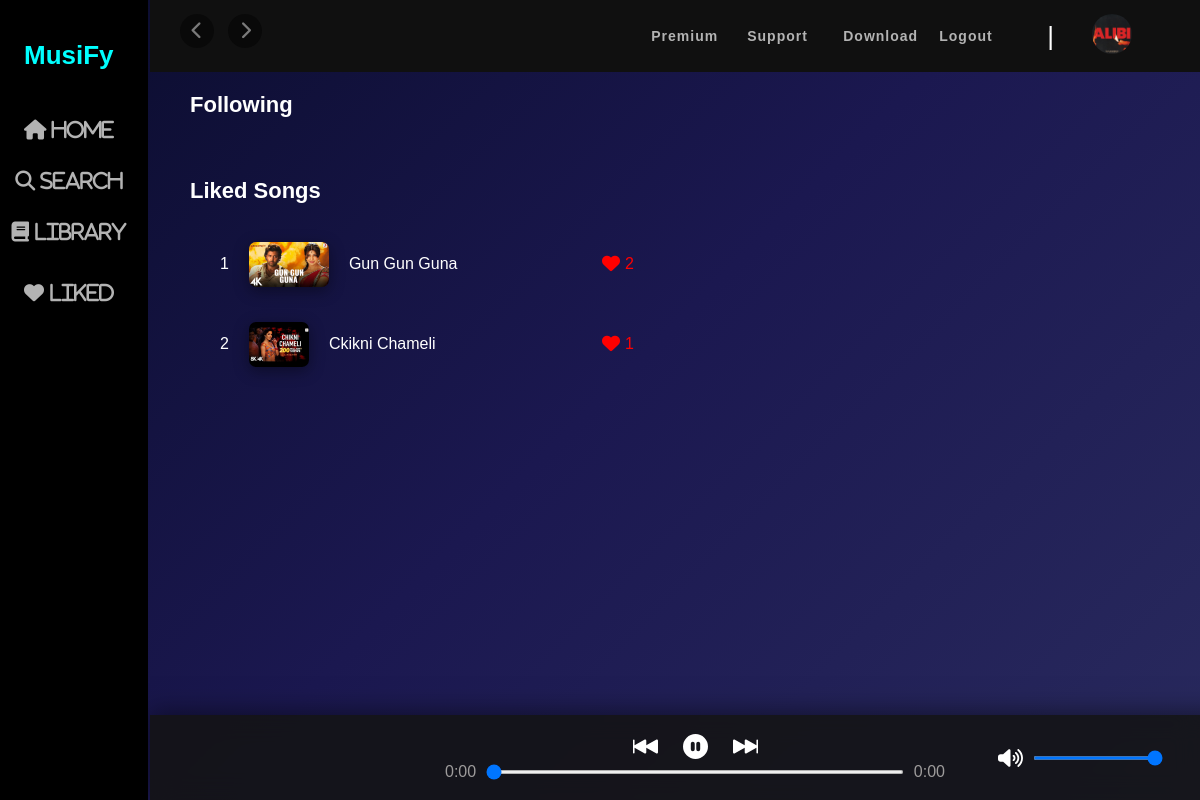
The app's page /library/ (signed in) with its own data.
### accounts/models.py (models this page shows, shortened)
class UserAccountModel(models.Model):
    ACCOUNT_TYPE_CHOICES = [
        ('normal', 'Normal'),
        ('creator', 'Creator'),
    ]
    profileImage = models.ImageField(upload_to=rename_profile_image, default='default/user.png')
    username = models.OneToOneField(User, on_delete=models.CASCADE)
    type = models.CharField(max_length=10, choices=ACCOUNT_TYPE_CHOICES, default='normal')
    liked_songs = models.ManyToManyField(SongModel, related_name='liked', blank=True)

### songs/models.py (models this page shows, shortened)
class SongModel(models.Model):
    name = models.CharField(max_length=100, null=False)
    thumbnail = models.ImageField(upload_to='song_thumbnails', default='default/user.png')
    song = models.FileField(upload_to='songs/', null=False)
    artist = models.ManyToManyField(ArtistModel, blank=True)
    likes = models.ManyToManyField(User, related_name='likes', blank=True)
    movie = models.ForeignKey(MoviesModel, on_delete=models.SET_NULL, null=True, blank=True)

### songs/views.py (the view)
# urls.py: path('library/', views.library, name="library"),
@login_required(login_url='login')
def library(request):
    following_artists = request.user.following.all()
    liked_songs = (request.user.likes.all())
    return render(request, 'songs/library.html', {
        'artists': following_artists,
        'songs': liked_songs
        })

### templates/songs/library.html (shortened to what this page needs)
{% extends "songs/base.html" %}
{% load static %}
{% block style %}
    <link rel="stylesheet" href="{% static "styles/playlist.css" %}">
    <link rel="stylesheet" href="{% static "styles/home.css" %}">
{% endblock style %}
{% block body %}
<div class="spotify-playlists">
  <h2>Following</h2>
</div>
<div class="spotify-playlists">
    <h2>Liked Songs</h2>
{% for song in songs reversed %}
        <div class="song-box">
            <div class="left-side">
                <div class="num-play">{{ forloop.counter }}</div>
                <img src="{{ song.thumbnail.url }}" alt="">
                <p class="song-name">{{ song.name }}</p>
            </div>
            <div class="right-side" data-liked="{% if request.user in song.likes.all %}true{% else %}false{% endif %}" data-songId="{{ song.id }}">
                <span class="fa fas fa-heart {% if request.user in song.likes.all %}liked{% endif %}"></span>
                <p class="likes {% if request.user in song.likes.all %}liked{% endif %}">{{ song.likes.count }}</p>
            </div>
        </div>
    {% endfor %}
</div>
  {% include "includes/player.html" %}
      </div>
{% endblock body %}

### templates/songs/base.html (shortened to what this page needs)
{% load static %}
<!DOCTYPE html>
<html lang="en">
<head>
    {% block style %}{% endblock style %}
</head>
<body>
    <div class="sidebar">
        <div class="navigation">
          <ul>
            <li>
              <a href="{% url "home" %}">
                 <h1 style="color: aqua; width: 100px; height: 50px;">MusiFy</h1>
              </a>
            </li>
            <li>
              <a href="{% url "home" %}">
                <span class="fa fa-home"> Home</span>
              </a>
            </li>
            <li>
              <a href="{% url "search" %}">
                <span class="fa fa-search"> Search</span>
              </a>
            </li>
            <li>
              <a href="{% url "library" %}">
                <span class="fa fas fa-book"> Library</span>
              </a>
            </li>
          </ul>
        </div>
        <div class="navigation">
          <ul>
            <li>
              <a href="{% url "liked-songs" %}">
                <span class="fa fas fa-heart"> Liked</span>
              </a>
            </li>
          </ul>
        </div>
      </div>
      <div class="main-container">
        <div class="topbar">
          <div class="prev-next-buttons">
            <button type="button" class="fa fas fa-chevron-left"></button>
            <button type="button" class="fa fas fa-chevron-right"></button>
          </div>
          <div class="navbar">
            <ul>
              <li>
                <a href="{% url "premium" %}">Premium</a>
              </li>
              <li>
                <a href="{% url "support" %}">Support</a>
              </li>
              <li>
                <a href="#">Download</a>
              </li>
              <li>
                <a href="{% url "logout" %}">Logout</a>
              </li>
              <li class="divider">|</li>
              <li>
                <a href="{% url "profile" %}" class="up"><img src="{{ request.user.useraccountmodel.profileImage.url }}" alt="" class="user-profile"></a>
              </li>
            </ul>
          </div>
        </div>
    {% block body %}
    {% endblock body %}
</body>
</html>

### static/styles/playlist.css (style rules this page uses)
* { padding: 0; margin: 0; }
body { background-color: blue; font-family: 'Montserrat', sans-serif; }
.sidebar { position: fixed; left: 0; top: 0; bottom: 0; width: 128px; background-color: #000000; padding: 10px; z-index: 10; }
.sidebar .navigation ul { list-style: none; margin-top: 20px; display: flex; flex-direction: column; justify-content: center; align-items: center; gap: 10px; }
.sidebar .navigation ul li { padding: 10px 0px; }
.sidebar .navigation ul li a { color: #b3b3b3; text-decoration: none; font-weight: bold; font-size: 13px; }
.sidebar .navigation ul li .fa { font-size: 30px; margin-right: 10px; }
.main-container { margin-left: 150px; margin-bottom: 150px; }
.topbar { display: flex; justify-content: space-between; background-color: #101010; padding: 14px 30px; position: sticky; top: 0; }
.topbar .prev-next-buttons button { color: #7a7a7a; cursor: not-allowed; width: 34px; height: 34px; border-radius: 100%; font-size: 18px; border: 0px; background-color: #090909; margin-right: 10px; }
.topbar .navbar { display: flex; align-items: center; }
.topbar .navbar ul { list-style: none; display: flex; align-items: center; gap: 10px; }
.topbar .navbar ul li { display: inline-block; margin: 0px 8px; width: 70px; }
.topbar .navbar ul li a { color: #b3b3b3; text-decoration: none; font-weight: bold; font-size: 14px; letter-spacing: 1px; }
.topbar .navbar ul li.divider { color: #ffffff; font-size: 26px; margin: 0px 20px; width: auto; }
.spotify-playlists { padding: 20px 40px; }
.spotify-playlists h2 { color: #ffffff; font-size: 22px; margin-bottom: 20px; }
.user-profile { width: 40px; height: 40px; border-radius: 50%; object-fit: cover; }
html, body { height: 100%; overflow-x: hidden; }
body { background-color: #121212; font-family: 'Montserrat', sans-serif; }
.main-container { margin-left: 150px; padding-bottom: 140px; }

### static/styles/home.css (style rules this page uses)
html, body { height: 100%; margin: 0; padding: 0; }
body { background: linear-gradient(135deg, #0a0c2c, #1b1850, #292a5e); background-attachment: fixed; background-size: cover; font-family: 'Poppins', sans-serif; overflow-x: hidden; }
.song-box { display: flex; align-items: center; width: 100%; height: 60px; cursor: pointer; padding: 10px; border-radius: 8px; transition: 0.3s ease; }
.num-play { color: white; margin-left: 20px; }
.left-side img { height: 75%; border-radius: 7px; box-shadow: 0px 4px 15px rgba(0,0,0,0.4); }
.song-name, .likes { color: white; }
.left-side { height: 100%; width: 40%; display: flex; align-items: center; gap: 20px; justify-content: start; }
.right-side { display: flex; align-items: center; justify-content: center; width: 60px; }
.right-side .fa-heart { color: white ; font-size: 18px; margin-right: 5px; }
.liked { color: red !important; }

### templates/songs/base.html (style rules this page uses)
.navigation span { font-size: 20px !important; font-weight: bolder !important; }

### records on screen
SongModel: thumbnail (picture), name "Gun Gun Guna", likes.count "2"
SongModel: thumbnail (picture), name "Ckikni Chameli", likes.count "1"
